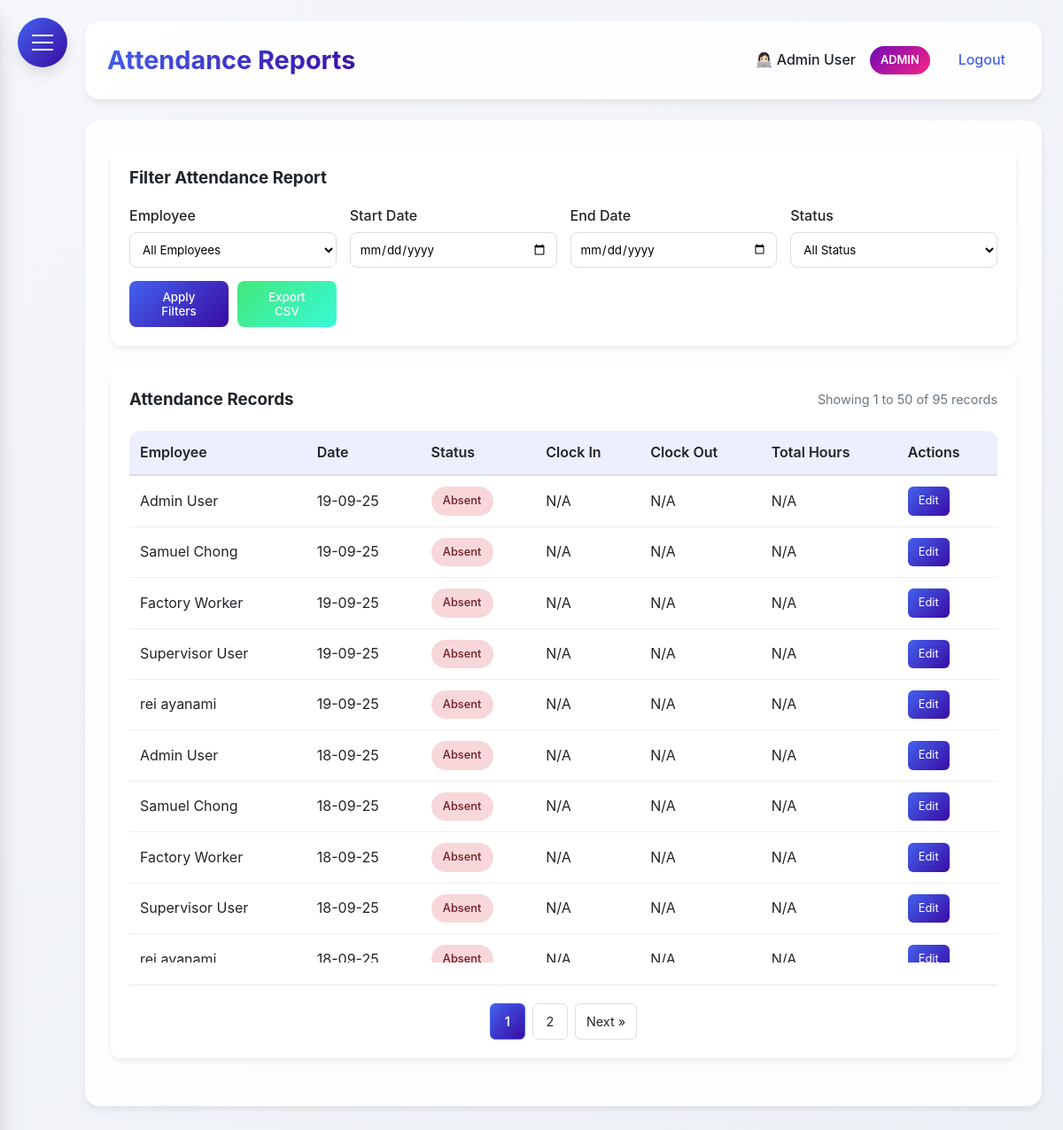
The app's page /reports (signed in), older data.
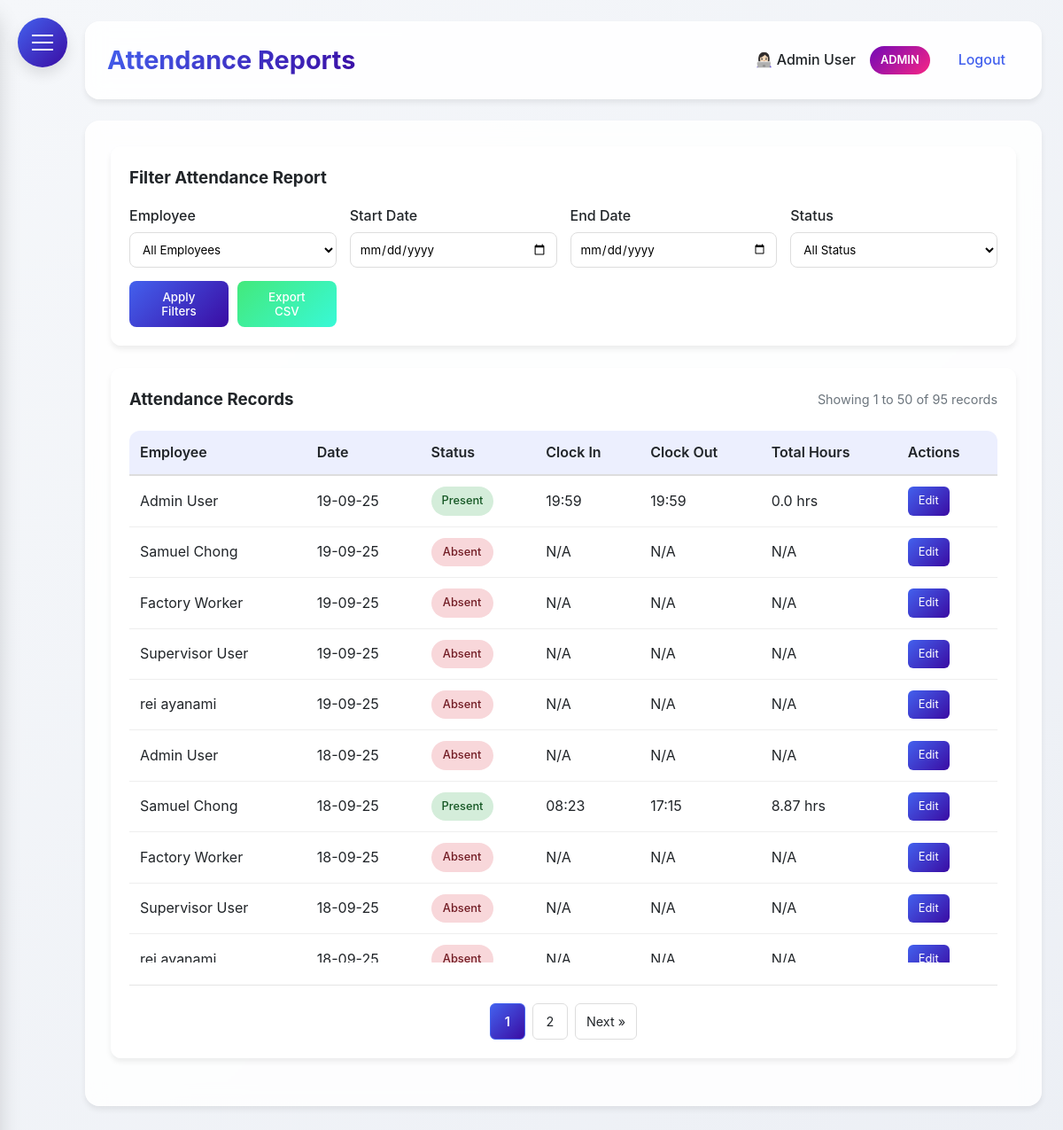
The same page, newer data.
### HerculesSystem.py (models this page shows, shortened)
class Employee(UserMixin, db.Model):
    id = db.Column(db.Integer, primary_key=True)
    username = db.Column(db.String(80), unique=True, nullable=False)
    password = db.Column(db.String(120), nullable=False)
    full_name = db.Column(db.String(120), nullable=False)
    email = db.Column(db.String(120), unique=True, nullable=False)
    nationality = db.Column(db.String(80), nullable=False)
    employee_id = db.Column(db.String(80), unique=True, nullable=False)
    hire_date = db.Column(db.Date)
    is_admin = db.Column(db.Boolean, default=False)
    user_type = db.Column(db.String(20), default='employee')
    last_clock_in = db.Column(db.DateTime)
    last_clock_out = db.Column(db.DateTime)
    last_lunch_start = db.Column(db.DateTime)
    last_lunch_end = db.Column(db.DateTime)
    leave_balances = db.relationship('LeaveBalance', back_populates='employee', lazy=True)

class TimeTracking(db.Model):
    __tablename__ = 'time_tracking'
    id = db.Column(db.Integer, primary_key=True)
    employee_id = db.Column(db.Integer, db.ForeignKey('employee.id'), nullable=False)
    action_type = db.Column(db.String(20), nullable=False)  #clock_in, clock_out, lunch_start, lunch_end
    timestamp = db.Column(db.DateTime, nullable=True)
    latitude = db.Column(db.Float, nullable=True)
    longitude = db.Column(db.Float, nullable=True)
    address = db.Column(db.String(200), nullable=True)
    status = db.Column(db.String(20), nullable=True)    # in/out office
    ip_address = db.Column(db.String(45), nullable=True)
    employee = db.relationship('Employee', backref=db.backref('time_entries', lazy=True))

### HerculesSystem.py (the view, shortened to what this page needs)
@app.route('/reports')
@login_required
def reports():
    if current_user.user_type not in ['admin', 'supervisor']:
        flash('You do not have permission to view reports.', 'danger')
        return redirect(url_for('dashboard'))
    if current_user.user_type == 'supervisor':
        employees = Employee.query.filter_by(supervisor_id=current_user.id).all()
    else:  # admin
        employees = Employee.query.all()
    employee_id = request.args.get('employee_id')
    start_date_str = request.args.get('start_date')
    end_date_str = request.args.get('end_date')
    status_filter = request.args.get('status')
    page = request.args.get('page', 1, type=int)
    per_page = 50  # Records per page
    start_date = None
    end_date = None
    if not start_date and not end_date:
        today = date.today()
        start_date = today.replace(day=1)
        end_date = today
    attendance_data = get_attendance_data(employee_id, start_date, end_date, status_filter, current_user)
    attendance_data.sort(key=lambda x: x['date'], reverse=True)
    total_records = len(attendance_data)
    total_pages = ceil(total_records / per_page) if total_records > 0 else 1
    start_idx = (page - 1) * per_page
    end_idx = start_idx + per_page
    paginated_records = attendance_data[start_idx:end_idx]
    start_date_form_value = start_date.strftime('%Y-%m-%d') if start_date else ''
    end_date_form_value = end_date.strftime('%Y-%m-%d') if end_date else ''
    return render_template('reports.html',
                         employees=employees,
                         attendance_records=paginated_records,
                         now=datetime.now(),
                         current_user=current_user,
                         page=page,
                         per_page=per_page,
                         total_records=total_records,
                         total_pages=total_pages,
                         start_date_value=start_date_form_value,
                         end_date_value=end_date_form_value)

### HerculesSystem.py (called while the page is built)
@app.after_request
def add_security_headers(response):
    response.headers['Permissions-Policy'] = 'geolocation=()'
    return response

@login_manager.user_loader
def load_user(user_id):
    return db.session.get(Employee, int(user_id))

@app.context_processor
def inject_now():
    return {'now': datetime.utcnow()}

@app.before_request
def before_request():
    if request.url.startswith('https://'):
        new_url = request.url.replace('https://', 'http://', 1)
        return redirect(new_url, code=301)

### templates/reports.html (shortened to what the changed rows need)
{% extends "base.html" %}
{% block content %}
<div class="dashboard-container">
    <div class="glass table-section">
        {% if attendance_records %}
        <div class="table-container">
            <table>
                <thead>
                    <tr>
                        <th>Employee</th>
                        <th>Date</th>
                        <th>Status</th>
                        <th>Clock In</th>
                        <th>Clock Out</th>
                        <th>Total Hours</th>
                        {% if current_user.user_type in ['admin', 'supervisor'] %}
                        <th>Actions</th>
                        {% endif %}
                    </tr>
                </thead>
                <tbody>
                    {% for record in attendance_records %}
                    <tr>
                        <td>{{ record.employee.full_name }}</td>
                        <td>{{ record.date.strftime('%d-%m-%y') }}</td>
                        <td>
                            <span class="status-badge status-{{ record.status }}">
                                {{ record.status.title() }}
                            </span>
                        </td>
                        <td>{{ record.clock_in.strftime('%H:%M') if record.clock_in else 'N/A' }}</td>
                        <td>{{ record.clock_out.strftime('%H:%M') if record.clock_out else 'N/A' }}</td>
                        <td>
                            {% if record.total_hours != 'N/A' %}
                                {{ record.total_hours }} hrs
                            {% else %}
                                {{ record.total_hours }}
                            {% endif %}
                        </td>
                        {% if current_user.user_type in ['admin', 'supervisor'] %}
                        <td>
                            <a href="{{ url_for('edit_attendance', employee_id=record.employee.id, date_str=record.date.strftime('%Y-%m-%d')) }}"
                               class="btn-edit">
                               Edit
                            </a>
                        </td>
                        {% endif %}
                    </tr>
                    {% endfor %}
                </tbody>
            </table>
        </div>
        {% else %}
        <div class="no-records">
            <p>No attendance records found for the selected filters.</p>
        </div>
        {% endif %}
    </div>
</div>
{% endblock %}

### templates/base.html (shortened to what this page needs)
<!DOCTYPE html>
<html lang="en">
<head>
</head>
<body>
    <div class="hamburger-menu" id="hamburgerMenu">
        <span></span>
    </div>
    <div class="main-content" id="mainContent">
        <div class="header">
            <h1>{% block header %}Hercules HR{% endblock %}</h1>
            <div class="user-info">
                {% if current_user.is_authenticated %}
                <span>👩🏻‍💻 {{ current_user.full_name }}</span>
                {% if current_user.user_type == 'admin' %}
                <span class="admin-badge">ADMIN</span>
                {% endif %}
                <a href="{{ url_for('logout') }}">Logout</a>
                {% else %}
                <a href="{{ url_for('login') }}">Login</a>
                {% endif %}
            </div>
        </div>
        <div class="content">
            {% block content %}{% endblock %}
        </div>
    </div>
</body>
</html>

Row changes from the older to the newer data that the page shows:
added TimeTracking: clock_in "19:59"
added TimeTracking: clock_out "19:59"
added TimeTracking: clock_in "08:23"
added TimeTracking: clock_out "17:15"
Text that changed along with them:
new list line: "Admin User"
new list line: "19-09-25 Present 0.0 hrs Edit"
new list line: "Samuel Chong"
new list line: "18-09-25 Present 8.87 hrs Edit"
list line gone: "Admin User"
list line gone: "19-09-25 Absent N/A N/A N/A Edit"
list line gone: "Samuel Chong"
list line gone: "18-09-25 Absent N/A N/A N/A Edit"
